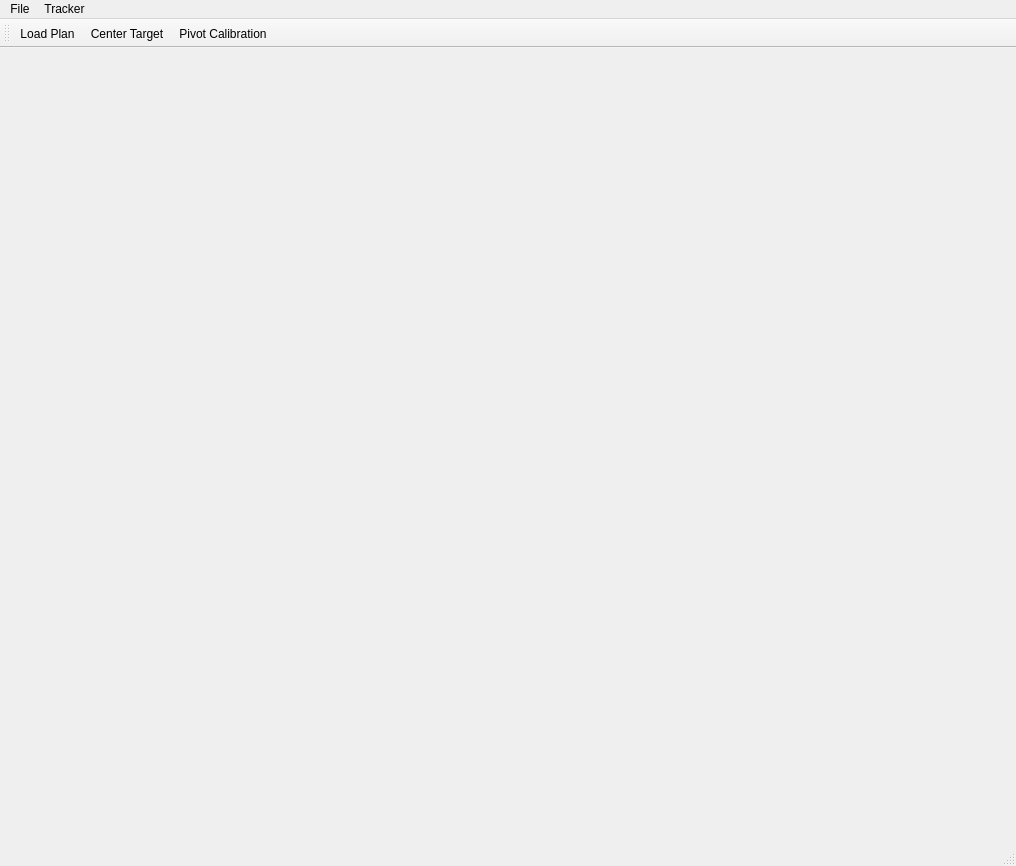
<?xml version="1.0" encoding="UTF-8"?>
<ui version="4.0">
 <class>CI_Guidance_Ui</class>
 <widget class="QMainWindow" name="CI_Guidance_Ui">
  <property name="geometry">
   <rect>
    <x>0</x>
    <y>0</y>
    <width>1016</width>
    <height>866</height>
   </rect>
  </property>
  <property name="windowTitle">
   <string>CI Guidance</string>
  </property>
  <widget class="QWidget" name="centralWidget">
   <layout class="QGridLayout" name="gridLayout_3">
    <property name="leftMargin">
     <number>8</number>
    </property>
    <property name="topMargin">
     <number>8</number>
    </property>
    <property name="rightMargin">
     <number>6</number>
    </property>
    <property name="bottomMargin">
     <number>0</number>
    </property>
    <property name="spacing">
     <number>2</number>
    </property>
    <item row="0" column="0">
     <layout class="QGridLayout" name="gridlayout"/>
    </item>
   </layout>
  </widget>
  <widget class="QMenuBar" name="menuBar">
   <property name="geometry">
    <rect>
     <x>0</x>
     <y>0</y>
     <width>1016</width>
     <height>31</height>
    </rect>
   </property>
   <widget class="QMenu" name="menuFile">
    <property name="title">
     <string>File</string>
    </property>
    <addaction name="actionRegister_Patient"/>
    <addaction name="actionDemo"/>
    <addaction name="actionClose"/>
   </widget>
   <widget class="QMenu" name="menuTracker">
    <property name="title">
     <string>Tracker</string>
    </property>
    <addaction name="actionTracker_Init"/>
    <addaction name="actionTracker_Stop"/>
    <addaction name="separator"/>
    <addaction name="actionTracker_Setup_2"/>
   </widget>
   <addaction name="menuFile"/>
   <addaction name="menuTracker"/>
  </widget>
  <widget class="QToolBar" name="mainToolBar">
   <attribute name="toolBarArea">
    <enum>TopToolBarArea</enum>
   </attribute>
   <attribute name="toolBarBreak">
    <bool>false</bool>
   </attribute>
   <addaction name="actionLoad_Plan"/>
   <addaction name="actionCenter_Target"/>
   <addaction name="actionPivot_Calibration"/>
  </widget>
  <widget class="QStatusBar" name="statusBar"/>
  <action name="actionClose">
   <property name="text">
    <string>Close</string>
   </property>
  </action>
  <action name="actionLoad_Patient_File">
   <property name="text">
    <string>Load Patient File</string>
   </property>
  </action>
  <action name="actionTracker_Setup">
   <property name="text">
    <string>Tracker Setup</string>
   </property>
  </action>
  <action name="actionRegister_Patient">
   <property name="text">
    <string>Register Patient</string>
   </property>
  </action>
  <action name="actionDemo">
   <property name="text">
    <string>Demo</string>
   </property>
  </action>
  <action name="actionCenter_Target">
   <property name="text">
    <string>Center Target</string>
   </property>
  </action>
  <action name="actionTracker_Init">
   <property name="text">
    <string>Init</string>
   </property>
  </action>
  <action name="actionTracker_Stop">
   <property name="text">
    <string>Stop</string>
   </property>
  </action>
  <action name="actionTracker_Setup_2">
   <property name="text">
    <string>Setup</string>
   </property>
  </action>
  <action name="actionLoad_Plan">
   <property name="text">
    <string>Load Plan</string>
   </property>
  </action>
  <action name="actionPivot_Calibration">
   <property name="checkable">
    <bool>false</bool>
   </property>
   <property name="checked">
    <bool>false</bool>
   </property>
   <property name="text">
    <string>Pivot Calibration</string>
   </property>
  </action>
 </widget>
 <layoutdefault spacing="6" margin="11"/>
 <resources>
  <include location="vtk_test.qrc"/>
 </resources>
 <connections>
  <connection>
   <sender>actionClose</sender>
   <signal>triggered()</signal>
   <receiver>CI_Guidance_Ui</receiver>
   <slot>close()</slot>
   <hints>
    <hint type="sourcelabel">
     <x>-1</x>
     <y>-1</y>
    </hint>
    <hint type="destinationlabel">
     <x>507</x>
     <y>432</y>
    </hint>
   </hints>
  </connection>
 </connections>
</ui>
